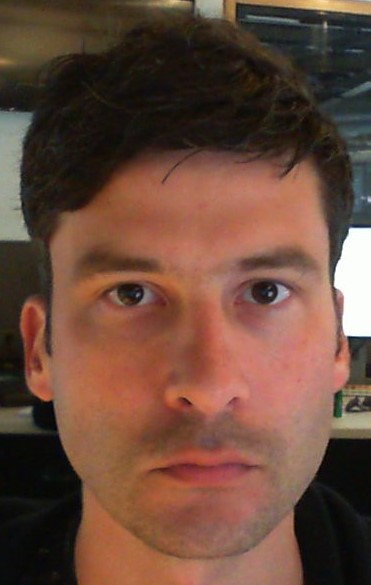
#> input picture sandbox/images/my_face.jpg, 371 x 585 px, given in place of the camera
$ python face_recognition_test_36.py
#> lines starting #> are read from the running program, lines starting #| are printed output that depends on the picture
import cv2
import sys

faceCascPath = "C:\Python36\Lib\site-packages\cv2\data\haarcascade_frontalface_default.xml"
faceCascade = cv2.CascadeClassifier(faceCascPath)

eyeCascPath = "C:\Python36\Lib\site-packages\cv2\data\haarcascade_lefteye_2splits.xml"
eyeCascade = cv2.CascadeClassifier(eyeCascPath)

video_capture = cv2.VideoCapture(0)

while True:

    # Capture frame-by-frame
    ret, frame = video_capture.read()
#> frame is the input picture: shape (585, 371, 3); mean B, G, R 59.5, 74.1, 106.4

    gray = cv2.cvtColor(frame, cv2.COLOR_BGR2GRAY)
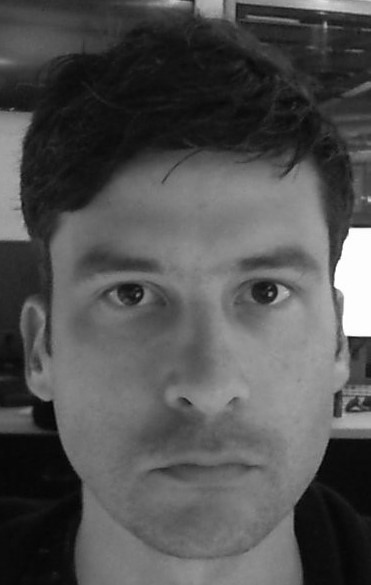
#> gray: shape (585, 371); min 2, max 255, mean 82.1

    faces = faceCascade.detectMultiScale(gray, 1.3, 5)
#> faces = [[26, 168, 331, 331]]
    for (x,y,w,h) in faces:
        roi = []
        roi_gray = gray[y:y+h, x:x+w]
        roi_color = frame[y:y+h, x:x+w]
        eyes = eyeCascade.detectMultiScale(roi_gray)
        ex,ey,ew,eh = eyes[0]
        cv2.rectangle(roi_color,(ex,ey),(ex+ew,ey+eh),(0,255,0),2)
        roi = frame[y:y+h, x:x+w]
        roi_resized = cv2.resize(roi, (0,0), fx=2, fy=2)
#> this loop made 1 pass
#> (x, y, w, h, eyes, ex, ey, ew) on pass 1: (26, 168, 331, 331, [[199, 269, 44, 44], [206, 75, 74, 74], [63, 69, 87, 87]], 199, 269, 44)
#> pass 1, `roi_gray = gray[y:y+h, x:x+w]`:
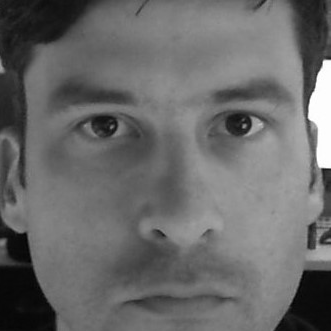
#> roi_gray: shape (331, 331); min 2, max 255, mean 105.5
#> pass 1, `roi_color = frame[y:y+h, x:x+w]`:
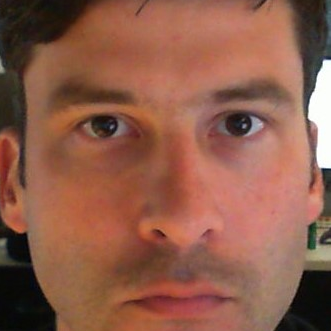
#> roi_color: shape (331, 331, 3); mean B, G, R 74.4, 92.6, 142.6


    # Display the resulting frame
    cv2.imshow('Video', roi_resized)

    if cv2.waitKey(1) & 0xFF == ord('q'):
#> (key q is pressed here)
        break

# When everything is done, release the capture
video_capture.release()
cv2.destroyAllWindows()
